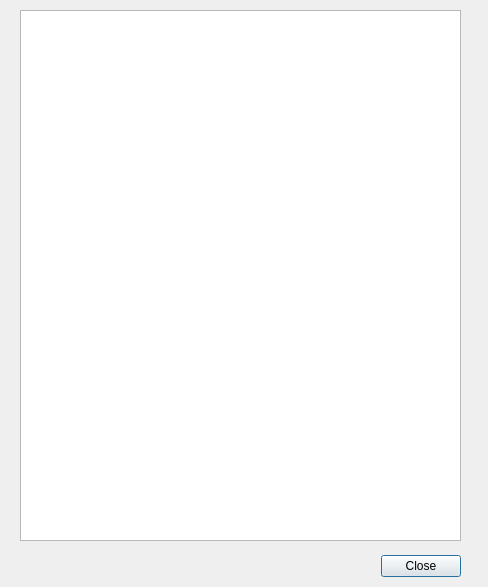
<?xml version="1.0" encoding="UTF-8"?>
<ui version="4.0">
 <class>RunningProcesses</class>
 <widget class="QDialog" name="RunningProcesses">
  <property name="geometry">
   <rect>
    <x>0</x>
    <y>0</y>
    <width>488</width>
    <height>587</height>
   </rect>
  </property>
  <property name="windowTitle">
   <string>Dialog</string>
  </property>
  <widget class="QDialogButtonBox" name="buttonBox">
   <property name="geometry">
    <rect>
     <x>120</x>
     <y>550</y>
     <width>341</width>
     <height>32</height>
    </rect>
   </property>
   <property name="orientation">
    <enum>Qt::Horizontal</enum>
   </property>
   <property name="standardButtons">
    <set>QDialogButtonBox::Close</set>
   </property>
  </widget>
  <widget class="QListWidget" name="listWidgetProcesses">
   <property name="geometry">
    <rect>
     <x>20</x>
     <y>10</y>
     <width>441</width>
     <height>531</height>
    </rect>
   </property>
  </widget>
 </widget>
 <resources/>
 <connections>
  <connection>
   <sender>buttonBox</sender>
   <signal>accepted()</signal>
   <receiver>RunningProcesses</receiver>
   <slot>accept()</slot>
   <hints>
    <hint type="sourcelabel">
     <x>248</x>
     <y>254</y>
    </hint>
    <hint type="destinationlabel">
     <x>157</x>
     <y>274</y>
    </hint>
   </hints>
  </connection>
  <connection>
   <sender>buttonBox</sender>
   <signal>rejected()</signal>
   <receiver>RunningProcesses</receiver>
   <slot>reject()</slot>
   <hints>
    <hint type="sourcelabel">
     <x>316</x>
     <y>260</y>
    </hint>
    <hint type="destinationlabel">
     <x>286</x>
     <y>274</y>
    </hint>
   </hints>
  </connection>
 </connections>
</ui>
